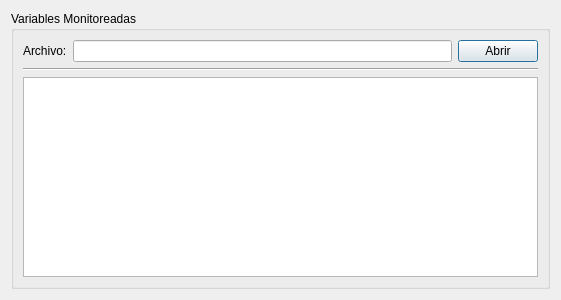
<?xml version="1.0" encoding="UTF-8"?>
<ui version="4.0">
 <class>MonitoreoV</class>
 <widget class="QDialog" name="MonitoreoV">
  <property name="geometry">
   <rect>
    <x>0</x>
    <y>0</y>
    <width>561</width>
    <height>300</height>
   </rect>
  </property>
  <property name="windowTitle">
   <string>Dialog</string>
  </property>
  <layout class="QGridLayout" name="gridLayout_2">
   <item row="0" column="0">
    <widget class="QGroupBox" name="groupBox">
     <property name="title">
      <string>Variables Monitoreadas</string>
     </property>
     <layout class="QGridLayout" name="gridLayout">
      <item row="0" column="0">
       <layout class="QVBoxLayout" name="verticalLayout">
        <item>
         <layout class="QHBoxLayout" name="horizontalLayout">
          <item>
           <widget class="QLabel" name="label_3">
            <property name="text">
             <string>Archivo:</string>
            </property>
           </widget>
          </item>
          <item>
           <widget class="QLineEdit" name="root">
            <property name="readOnly">
             <bool>true</bool>
            </property>
           </widget>
          </item>
          <item>
           <widget class="QPushButton" name="abrir">
            <property name="text">
             <string>Abrir</string>
            </property>
           </widget>
          </item>
         </layout>
        </item>
        <item>
         <widget class="Line" name="line">
          <property name="orientation">
           <enum>Qt::Horizontal</enum>
          </property>
         </widget>
        </item>
        <item>
         <widget class="QTableWidget" name="table">
          <property name="enabled">
           <bool>true</bool>
          </property>
         </widget>
        </item>
       </layout>
      </item>
     </layout>
    </widget>
   </item>
  </layout>
 </widget>
 <resources/>
 <connections/>
</ui>
